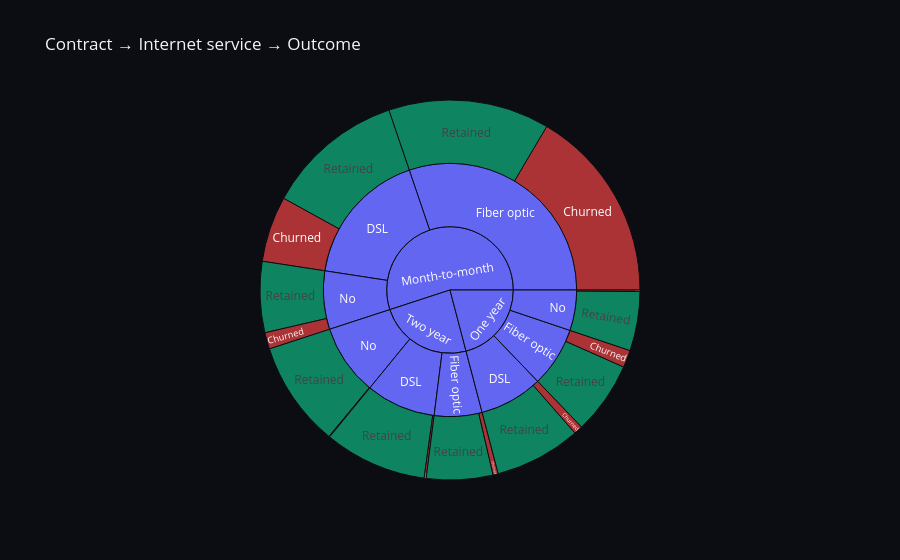

The notebook cell this image was saved under:
### Markdown cell above
### Interactive drill-down (Plotly)

### Code cell
tree = (
    df.assign(Outcome=df["Churn"].map({0: "Retained", 1: "Churned"}))
    .groupby(["Contract", "InternetService", "Outcome"])
    .size()
    .reset_index(name="n")
)
fig = px.sunburst(
    tree,
    path=["Contract", "InternetService", "Outcome"],
    values="n",
    color="Outcome",
    color_discrete_map={
        "Churned": PALETTE["crimson"],
        "Retained": PALETTE["emerald"],
        "(?)": PALETTE["violet"],
    },
    template="plotly_dark",
    title="Contract → Internet service → Outcome",
)
fig.update_layout(paper_bgcolor=PALETTE["bg"], height=560)
fig.show()

### Figure 1 — Plotly figure (JSON) as saved in the notebook; plotly's stock layout.template omitted (floating-point values rounded to 4 significant figures)
{"data": [{"branchvalues": "total", "customdata": [["(?)"], ["(?)"], ["(?)"], ["(?)"], ["(?)"], ["(?)"], ["(?)"], ["(?)"], ["(?)"], ["(?)"], ["(?)"], ["(?)"], ["Churned"], ["Churned"], ["Churned"], ["Churned"], ["Churned"], ["Churned"], ["Churned"], ["Churned"], ["Churned"], ["Retained"], ["Retained"], ["Retained"], ["Retained"], ["Retained"], ["Retained"], ["Retained"], ["Retained"], ["Retained"]], "domain": {"x": [0.0, 1.0], "y": [0.0, 1.0]}, "hovertemplate": "labels=%{label}<br>n=%{value}<br>parent=%{parent}<br>id=%{id}<br>Outcome=%{customdata[0]}<extra></extra>", "ids": ["Month-to-month/DSL", "Month-to-month/Fiber optic", "Month-to-month/No", "One year/DSL", "One year/Fiber optic", "One year/No", "Two year/DSL", "Two year/Fiber optic", "Two year/No", "Month-to-month", "One year", "Two year", "Month-to-month/DSL/Churned", "Month-to-month/Fiber optic/Churned", "Month-to-month/No/Churned", "One year/DSL/Churned", "One year/Fiber optic/Churned", "One year/No/Churned", "Two year/DSL/Churned", "Two year/Fiber optic/Churned", "Two year/No/Churned", "Month-to-month/DSL/Retained", "Month-to-month/Fiber optic/Retained", "Month-to-month/No/Retained", "One year/DSL/Retained", "One year/Fiber optic/Retained", "One year/No/Retained", "Two year/DSL/Retained", "Two year/Fiber optic/Retained", "Two year/No/Retained"], "labels": ["DSL", "Fiber optic", "No", "DSL", "Fiber optic", "No", "DSL", "Fiber optic", "No", "Month-to-month", "One year", "Two year", "Churned", "Churned", "Churned", "Churned", "Churned", "Churned", "Churned", "Churned", "Churned", "Retained", "Retained", "Retained", "Retained", "Retained", "Retained", "Retained", "Retained", "Retained"], "marker": {"colors": ["#6366F1", "#6366F1", "#6366F1", "#6366F1", "#6366F1", "#6366F1", "#6366F1", "#6366F1", "#6366F1", "#6366F1", "#6366F1", "#6366F1", "#EF4444", "#EF4444", "#EF4444", "#EF4444", "#EF4444", "#EF4444", "#EF4444", "#EF4444", "#EF4444", "#10B981", "#10B981", "#10B981", "#10B981", "#10B981", "#10B981", "#10B981", "#10B981", "#10B981"]}, "name": "", "parents": ["Month-to-month", "Month-to-month", "Month-to-month", "One year", "One year", "One year", "Two year", "Two year", "Two year", "", "", "", "Month-to-month/DSL", "Month-to-month/Fiber optic", "Month-to-month/No", "One year/DSL", "One year/Fiber optic", "One year/No", "Two year/DSL", "Two year/Fiber optic", "Two year/No", "Month-to-month/DSL", "Month-to-month/Fiber optic", "Month-to-month/No", "One year/DSL", "One year/Fiber optic", "One year/No", "Two year/DSL", "Two year/Fiber optic", "Two year/No"], "type": "sunburst", "values": [1223.0, 2128.0, 524.0, 570.0, 539.0, 364.0, 628.0, 429.0, 638.0, 3875.0, 1473.0, 1695.0, 394.0, 1162.0, 99.0, 53.0, 104.0, 9.0, 12.0, 31.0, 5.0, 829.0, 966.0, 425.0, 517.0, 435.0, 355.0, 616.0, 398.0, 633.0]}], "layout": {"height": 560, "legend": {"tracegroupgap": 0}, "paper_bgcolor": "#0B0D13", "title": {"text": "Contract → Internet service → Outcome"}}}
